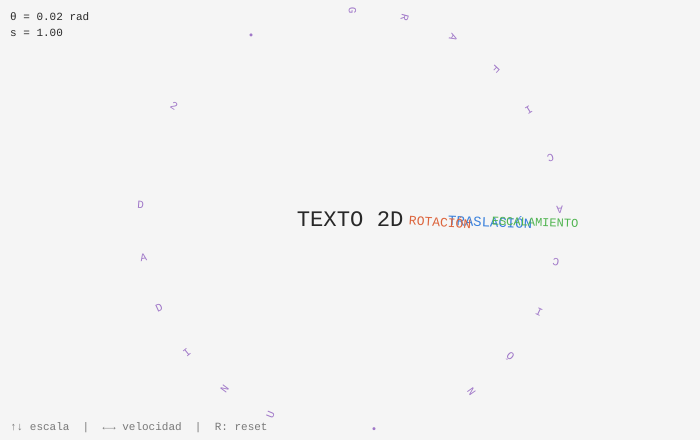
Frame 1 (no input)
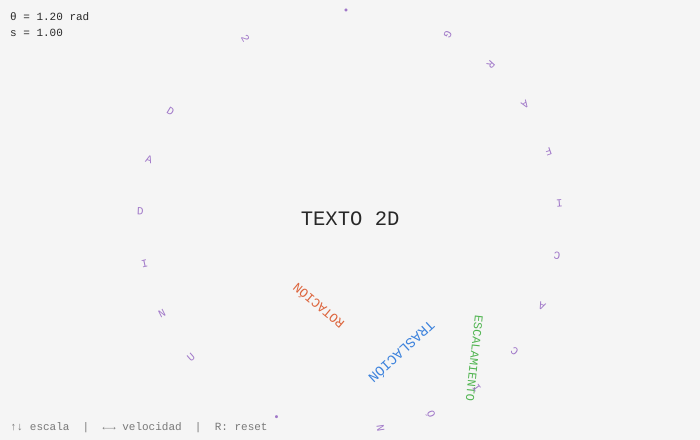
Frame 60 (no input)
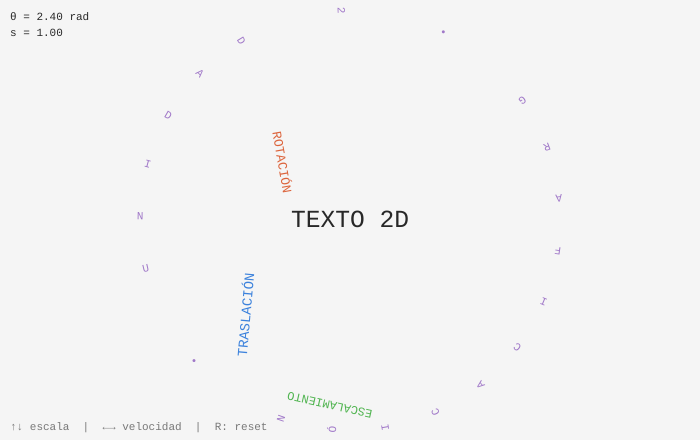
Frame 120 (the mouse pressed at the canvas centre since frame 60)

The p5.js sketch that drew these frames (run headless with seeded random() and noise() and a simulated clock; from frame 60 on, the mouse is pressed at the canvas centre):

// p5.js sketch
// ── sketch.js
// CAPÍTULO 8 — Desafío 1: Texto con transformaciones 2D
// Texto sujeto a translate, rotate y scale igual que figuras

let theta;     // ángulo de rotación
let s;         // escala
let tx, ty;    // traslación
let omega;     // velocidad angular
 
function setup() {
  createCanvas(700, 440);
  theta = 0;
  s     = 1.0;
  tx    = width  / 2;
  ty    = height / 2;
  omega = 0.02;
}
 
function draw() {
  background(245);
 
  theta += omega;
 
  // Texto Orbitando (translate + rotate)
  // 3 palabras orbitando alrededor del centro a distintas velocidades
  let palabras = [
    { txt: 'TRASLACIÓN',  r: 140, vel: 1.0,  sz: 14, c: color(60, 130, 220) },
    { txt: 'ROTACIÓN',    r:  90, vel: 1.6,  sz: 13, c: color(220, 100, 60) },
    { txt: 'ESCALAMIENTO',r: 185, vel: 0.7,  sz: 12, c: color(80, 180, 80)  },
  ];
 
  for (let p of palabras) {
    push();
      translate(tx, ty);
      rotate(theta * p.vel);
      translate(p.r, 0);     // desplazar al radio de órbita
      rotate(theta * p.vel); // rotar el texto sobre sí mismo
      scale(s);
      textFont('monospace');
      textSize(p.sz);
      textAlign(CENTER, CENTER);
      fill(p.c);
      noStroke();
      text(p.txt, 0, 0);
    pop();
  }
 
  // Texto Central Pulsante
  let sp = 1 + 0.15 * sin(theta * 3);
  push();
    translate(tx, ty);
    scale(sp);
    textFont('monospace');
    textSize(22);
    textAlign(CENTER, CENTER);
    fill(40);
    noStroke();
    text('TEXTO 2D', 0, 0);
  pop();
 
  // Texto Siguiendo una Trayectoria Circular
  let frase   = 'GRAFICACIÓN • UNIDAD 2 • ';
  let radioT  = 210;
  let nLetras = frase.length;
 
  for (let i = 0; i < nLetras; i++) {
    let ang = theta * 0.4 + map(i, 0, nLetras, 0, TWO_PI);
    push();
      translate(tx, ty);
      rotate(ang);
      translate(0, -radioT);
      rotate(HALF_PI); // enderezar la letra
      textFont('monospace');
      textSize(11);
      textAlign(CENTER, CENTER);
      fill(160, 120, 200);
      noStroke();
      text(frase[i], 0, 0);
    pop();
  }
 
  // HUD
  noStroke();
  fill(40);
  textAlign(LEFT);
  textSize(11);
  textFont('monospace');
  text(`θ = ${nf(theta % TWO_PI, 1, 2)} rad`, 10, 20);
  text(`s = ${nf(s, 1, 2)}`, 10, 36);
  fill(120);
  text('↑↓ escala  |  ←→ velocidad  |  R: reset', 10, height - 10);
}
 
function keyPressed() {
  if (keyCode === UP_ARROW)    s     = min(s + 0.1, 3);
  if (keyCode === DOWN_ARROW)  s     = max(s - 0.1, 0.2);
  if (keyCode === RIGHT_ARROW) omega = min(omega + 0.005, 0.1);
  if (keyCode === LEFT_ARROW)  omega = max(omega - 0.005, 0.002);
  if (key === 'r' || key === 'R') { theta = 0; s = 1; omega = 0.02; }
}
